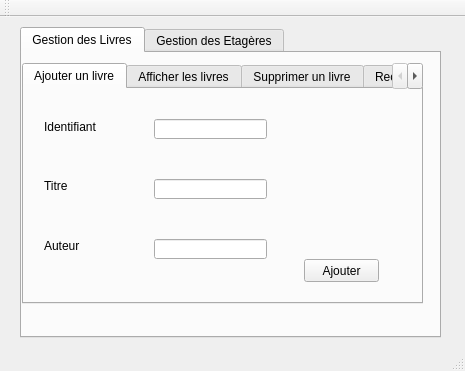
<?xml version="1.0" encoding="UTF-8"?>
<ui version="4.0">
 <class>MainWindow</class>
 <widget class="QMainWindow" name="MainWindow">
  <property name="geometry">
   <rect>
    <x>0</x>
    <y>0</y>
    <width>465</width>
    <height>371</height>
   </rect>
  </property>
  <property name="windowTitle">
   <string>Gestion des livres</string>
  </property>
  <widget class="QWidget" name="centralWidget">
   <widget class="QTabWidget" name="tabWidget_2">
    <property name="geometry">
     <rect>
      <x>20</x>
      <y>10</y>
      <width>421</width>
      <height>311</height>
     </rect>
    </property>
    <property name="currentIndex">
     <number>0</number>
    </property>
    <widget class="QWidget" name="tab_4">
     <attribute name="title">
      <string>Gestion des Livres</string>
     </attribute>
     <widget class="QTabWidget" name="tabWidget">
      <property name="geometry">
       <rect>
        <x>0</x>
        <y>10</y>
        <width>401</width>
        <height>241</height>
       </rect>
      </property>
      <property name="currentIndex">
       <number>0</number>
      </property>
      <widget class="QWidget" name="tab">
       <attribute name="title">
        <string>Ajouter un livre</string>
       </attribute>
       <widget class="QLabel" name="label">
        <property name="geometry">
         <rect>
          <x>20</x>
          <y>30</y>
          <width>61</width>
          <height>16</height>
         </rect>
        </property>
        <property name="text">
         <string>Identifiant</string>
        </property>
       </widget>
       <widget class="QLabel" name="label_2">
        <property name="geometry">
         <rect>
          <x>20</x>
          <y>90</y>
          <width>47</width>
          <height>13</height>
         </rect>
        </property>
        <property name="text">
         <string>Titre</string>
        </property>
       </widget>
       <widget class="QLabel" name="label_3">
        <property name="geometry">
         <rect>
          <x>20</x>
          <y>150</y>
          <width>47</width>
          <height>13</height>
         </rect>
        </property>
        <property name="text">
         <string>Auteur</string>
        </property>
       </widget>
       <widget class="QLineEdit" name="lineEdit_id">
        <property name="geometry">
         <rect>
          <x>130</x>
          <y>30</y>
          <width>113</width>
          <height>20</height>
         </rect>
        </property>
       </widget>
       <widget class="QLineEdit" name="lineEdit_titre">
        <property name="geometry">
         <rect>
          <x>130</x>
          <y>90</y>
          <width>113</width>
          <height>20</height>
         </rect>
        </property>
       </widget>
       <widget class="QLineEdit" name="lineEdit_auteur">
        <property name="geometry">
         <rect>
          <x>130</x>
          <y>150</y>
          <width>113</width>
          <height>20</height>
         </rect>
        </property>
       </widget>
       <widget class="QPushButton" name="pb_ajouter">
        <property name="geometry">
         <rect>
          <x>280</x>
          <y>170</y>
          <width>75</width>
          <height>23</height>
         </rect>
        </property>
        <property name="text">
         <string>Ajouter</string>
        </property>
       </widget>
      </widget>
      <widget class="QWidget" name="tab_2">
       <attribute name="title">
        <string>Afficher les livres</string>
       </attribute>
       <widget class="QTableView" name="tablivre">
        <property name="geometry">
         <rect>
          <x>10</x>
          <y>10</y>
          <width>341</width>
          <height>171</height>
         </rect>
        </property>
       </widget>
      </widget>
      <widget class="QWidget" name="tab_3">
       <attribute name="title">
        <string>Supprimer un livre</string>
       </attribute>
       <widget class="QLineEdit" name="lineEdit_id_2">
        <property name="geometry">
         <rect>
          <x>140</x>
          <y>30</y>
          <width>113</width>
          <height>20</height>
         </rect>
        </property>
       </widget>
       <widget class="QLabel" name="label_4">
        <property name="geometry">
         <rect>
          <x>20</x>
          <y>30</y>
          <width>61</width>
          <height>16</height>
         </rect>
        </property>
        <property name="text">
         <string>Identifiant</string>
        </property>
       </widget>
       <widget class="QPushButton" name="pb_supprimer">
        <property name="geometry">
         <rect>
          <x>240</x>
          <y>140</y>
          <width>75</width>
          <height>23</height>
         </rect>
        </property>
        <property name="text">
         <string>Supprimer</string>
        </property>
       </widget>
      </widget>
      <widget class="QWidget" name="tab_19">
       <attribute name="title">
        <string>Rechercher un livre</string>
       </attribute>
       <widget class="QLabel" name="label_25">
        <property name="geometry">
         <rect>
          <x>50</x>
          <y>10</y>
          <width>61</width>
          <height>16</height>
         </rect>
        </property>
        <property name="text">
         <string>Identifiant</string>
        </property>
       </widget>
       <widget class="QLineEdit" name="lineEdit_rechercher">
        <property name="geometry">
         <rect>
          <x>150</x>
          <y>10</y>
          <width>113</width>
          <height>20</height>
         </rect>
        </property>
       </widget>
       <widget class="QTableView" name="tabrecherche">
        <property name="geometry">
         <rect>
          <x>70</x>
          <y>70</y>
          <width>261</width>
          <height>131</height>
         </rect>
        </property>
       </widget>
       <widget class="QPushButton" name="pb_rechercher">
        <property name="geometry">
         <rect>
          <x>170</x>
          <y>40</y>
          <width>71</width>
          <height>21</height>
         </rect>
        </property>
        <property name="text">
         <string>Rechercher</string>
        </property>
       </widget>
      </widget>
      <widget class="QWidget" name="tab_9">
       <attribute name="title">
        <string>Modifier un livre</string>
       </attribute>
       <widget class="QLineEdit" name="lineEdit_idmod">
        <property name="geometry">
         <rect>
          <x>150</x>
          <y>40</y>
          <width>113</width>
          <height>20</height>
         </rect>
        </property>
       </widget>
       <widget class="QLabel" name="label_9">
        <property name="geometry">
         <rect>
          <x>40</x>
          <y>40</y>
          <width>61</width>
          <height>16</height>
         </rect>
        </property>
        <property name="text">
         <string>Identifiant</string>
        </property>
       </widget>
       <widget class="QPushButton" name="pb_modifier">
        <property name="geometry">
         <rect>
          <x>270</x>
          <y>170</y>
          <width>75</width>
          <height>23</height>
         </rect>
        </property>
        <property name="text">
         <string>Modifier</string>
        </property>
       </widget>
       <widget class="QLineEdit" name="lineEdit_auteurmod">
        <property name="geometry">
         <rect>
          <x>150</x>
          <y>120</y>
          <width>113</width>
          <height>20</height>
         </rect>
        </property>
       </widget>
       <widget class="QLabel" name="label_20">
        <property name="geometry">
         <rect>
          <x>40</x>
          <y>80</y>
          <width>47</width>
          <height>13</height>
         </rect>
        </property>
        <property name="text">
         <string>Titre</string>
        </property>
       </widget>
       <widget class="QLineEdit" name="lineEdit_titremod">
        <property name="geometry">
         <rect>
          <x>150</x>
          <y>80</y>
          <width>113</width>
          <height>20</height>
         </rect>
        </property>
       </widget>
       <widget class="QLabel" name="label_21">
        <property name="geometry">
         <rect>
          <x>40</x>
          <y>120</y>
          <width>47</width>
          <height>13</height>
         </rect>
        </property>
        <property name="text">
         <string>Auteur</string>
        </property>
       </widget>
      </widget>
     </widget>
    </widget>
    <widget class="QWidget" name="tab_5">
     <attribute name="title">
      <string>Gestion des Etagères</string>
     </attribute>
     <widget class="QTabWidget" name="tabWidget_3">
      <property name="geometry">
       <rect>
        <x>10</x>
        <y>20</y>
        <width>371</width>
        <height>251</height>
       </rect>
      </property>
      <property name="currentIndex">
       <number>0</number>
      </property>
      <widget class="QWidget" name="tab_6">
       <attribute name="title">
        <string>Ajouter une étagère</string>
       </attribute>
       <widget class="QLabel" name="label_5">
        <property name="geometry">
         <rect>
          <x>20</x>
          <y>40</y>
          <width>61</width>
          <height>16</height>
         </rect>
        </property>
        <property name="text">
         <string>Identifiant</string>
        </property>
       </widget>
       <widget class="QLineEdit" name="lineEdit_id_3">
        <property name="geometry">
         <rect>
          <x>130</x>
          <y>40</y>
          <width>113</width>
          <height>20</height>
         </rect>
        </property>
       </widget>
       <widget class="QLineEdit" name="lineEdit_quantite">
        <property name="geometry">
         <rect>
          <x>130</x>
          <y>100</y>
          <width>113</width>
          <height>20</height>
         </rect>
        </property>
       </widget>
       <widget class="QLabel" name="label_6">
        <property name="geometry">
         <rect>
          <x>20</x>
          <y>100</y>
          <width>61</width>
          <height>16</height>
         </rect>
        </property>
        <property name="text">
         <string>Quantité</string>
        </property>
       </widget>
       <widget class="QLineEdit" name="lineEdit_etat">
        <property name="geometry">
         <rect>
          <x>130</x>
          <y>160</y>
          <width>113</width>
          <height>20</height>
         </rect>
        </property>
       </widget>
       <widget class="QLabel" name="label_7">
        <property name="geometry">
         <rect>
          <x>20</x>
          <y>160</y>
          <width>61</width>
          <height>16</height>
         </rect>
        </property>
        <property name="text">
         <string>Etat</string>
        </property>
       </widget>
       <widget class="QPushButton" name="pb_ajouter_2">
        <property name="geometry">
         <rect>
          <x>260</x>
          <y>200</y>
          <width>75</width>
          <height>23</height>
         </rect>
        </property>
        <property name="text">
         <string>Ajouter</string>
        </property>
       </widget>
      </widget>
      <widget class="QWidget" name="tab_8">
       <attribute name="title">
        <string>Afficher les étagères</string>
       </attribute>
       <widget class="QTableView" name="tabetagere">
        <property name="geometry">
         <rect>
          <x>10</x>
          <y>30</y>
          <width>341</width>
          <height>171</height>
         </rect>
        </property>
       </widget>
      </widget>
      <widget class="QWidget" name="tab_7">
       <attribute name="title">
        <string>Supprimer une étagère</string>
       </attribute>
       <widget class="QLabel" name="label_8">
        <property name="geometry">
         <rect>
          <x>40</x>
          <y>60</y>
          <width>61</width>
          <height>16</height>
         </rect>
        </property>
        <property name="text">
         <string>Identifiant</string>
        </property>
       </widget>
       <widget class="QLineEdit" name="lineEdit_id_6">
        <property name="geometry">
         <rect>
          <x>150</x>
          <y>60</y>
          <width>113</width>
          <height>20</height>
         </rect>
        </property>
       </widget>
       <widget class="QPushButton" name="pb_supprimer_2">
        <property name="geometry">
         <rect>
          <x>220</x>
          <y>150</y>
          <width>75</width>
          <height>23</height>
         </rect>
        </property>
        <property name="text">
         <string>Supprimer</string>
        </property>
       </widget>
      </widget>
      <widget class="QWidget" name="tab_18">
       <attribute name="title">
        <string>Modifier une étagère</string>
       </attribute>
       <widget class="QLabel" name="label_22">
        <property name="geometry">
         <rect>
          <x>40</x>
          <y>50</y>
          <width>61</width>
          <height>16</height>
         </rect>
        </property>
        <property name="text">
         <string>Identifiant</string>
        </property>
       </widget>
       <widget class="QLineEdit" name="lineEdit_idmod_2">
        <property name="geometry">
         <rect>
          <x>110</x>
          <y>50</y>
          <width>113</width>
          <height>20</height>
         </rect>
        </property>
       </widget>
       <widget class="QLabel" name="label_23">
        <property name="geometry">
         <rect>
          <x>40</x>
          <y>160</y>
          <width>61</width>
          <height>16</height>
         </rect>
        </property>
        <property name="text">
         <string>Etat</string>
        </property>
       </widget>
       <widget class="QLineEdit" name="lineEdit_etatmod">
        <property name="geometry">
         <rect>
          <x>110</x>
          <y>160</y>
          <width>113</width>
          <height>20</height>
         </rect>
        </property>
       </widget>
       <widget class="QLabel" name="label_24">
        <property name="geometry">
         <rect>
          <x>40</x>
          <y>100</y>
          <width>61</width>
          <height>16</height>
         </rect>
        </property>
        <property name="text">
         <string>Quantité</string>
        </property>
       </widget>
       <widget class="QLineEdit" name="lineEdit_quantitemod">
        <property name="geometry">
         <rect>
          <x>110</x>
          <y>100</y>
          <width>113</width>
          <height>20</height>
         </rect>
        </property>
       </widget>
       <widget class="QPushButton" name="pb_modifier_4">
        <property name="geometry">
         <rect>
          <x>250</x>
          <y>190</y>
          <width>75</width>
          <height>23</height>
         </rect>
        </property>
        <property name="text">
         <string>Modifier</string>
        </property>
       </widget>
      </widget>
      <widget class="QWidget" name="tab_20">
       <attribute name="title">
        <string>Recherche une étagère</string>
       </attribute>
       <widget class="QLineEdit" name="lineEdit_idmod_3">
        <property name="geometry">
         <rect>
          <x>130</x>
          <y>20</y>
          <width>113</width>
          <height>20</height>
         </rect>
        </property>
       </widget>
       <widget class="QLabel" name="label_26">
        <property name="geometry">
         <rect>
          <x>60</x>
          <y>20</y>
          <width>61</width>
          <height>16</height>
         </rect>
        </property>
        <property name="text">
         <string>Identifiant</string>
        </property>
       </widget>
       <widget class="QPushButton" name="pb_modifier_5">
        <property name="geometry">
         <rect>
          <x>150</x>
          <y>50</y>
          <width>75</width>
          <height>23</height>
         </rect>
        </property>
        <property name="text">
         <string>Recherche</string>
        </property>
       </widget>
       <widget class="QTableView" name="tabrecherche2">
        <property name="geometry">
         <rect>
          <x>40</x>
          <y>80</y>
          <width>281</width>
          <height>131</height>
         </rect>
        </property>
       </widget>
      </widget>
     </widget>
    </widget>
   </widget>
  </widget>
  <widget class="QMenuBar" name="menuBar">
   <property name="geometry">
    <rect>
     <x>0</x>
     <y>0</y>
     <width>465</width>
     <height>21</height>
    </rect>
   </property>
  </widget>
  <widget class="QToolBar" name="mainToolBar">
   <property name="windowTitle">
    <string>Gestion des livres</string>
   </property>
   <attribute name="toolBarArea">
    <enum>TopToolBarArea</enum>
   </attribute>
   <attribute name="toolBarBreak">
    <bool>false</bool>
   </attribute>
  </widget>
  <widget class="QStatusBar" name="statusBar"/>
 </widget>
 <layoutdefault spacing="6" margin="11"/>
 <resources/>
 <connections/>
</ui>
